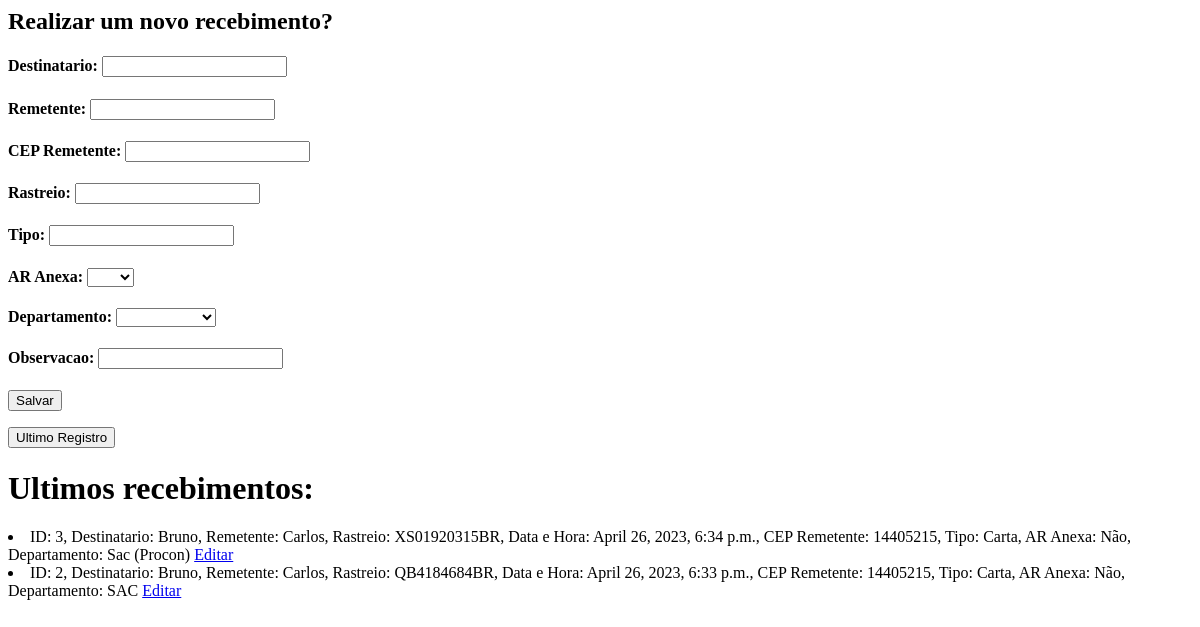
The page /recebimentos/cadastro/ on the database as committed earlier.
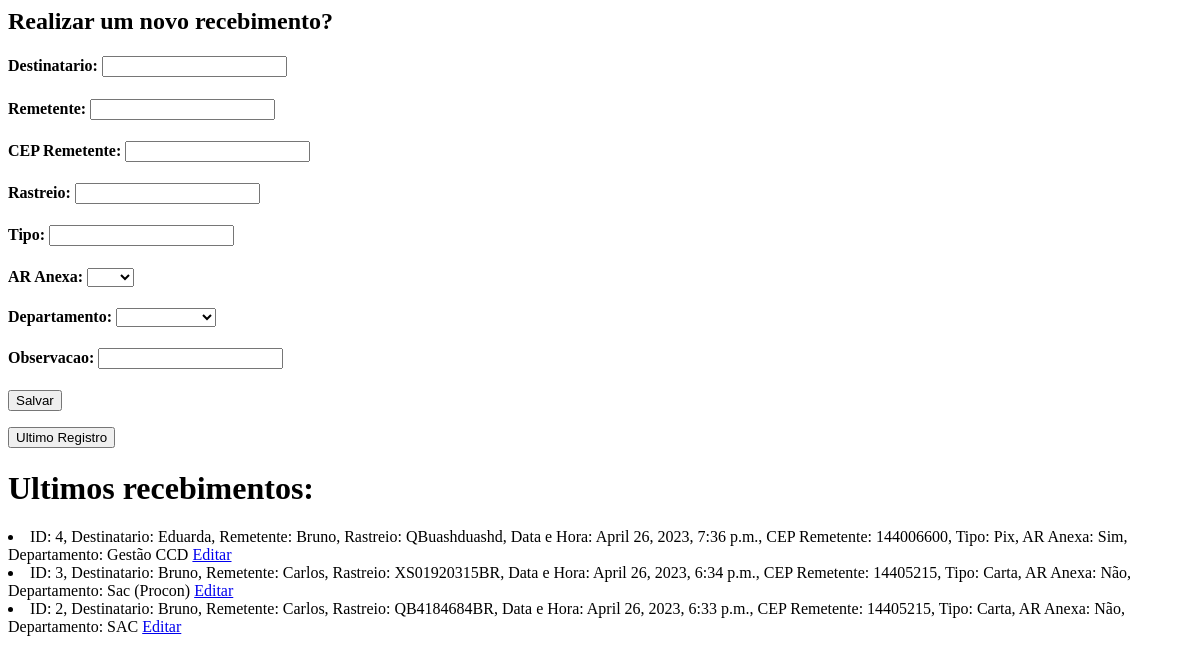
The same page on the database as committed later.
### recebimentos/models.py (models this page shows, shortened)
class Recebidos(models.Model):
    destinatario = models.CharField(max_length=100, null=False)
    tipo = models.CharField(max_length=100,null=True)
    remetente = models.CharField(max_length=100,null=True)
    cep_remetente = models.CharField(max_length=100,null=True)
    rastreio = models.CharField(max_length=100,null=True, unique=True, blank=True)
    ar_anexa = models.CharField(max_length=100,null=True)
    departamento = models.ForeignKey(Setores, on_delete=models.PROTECT)
    data_recebimento = models.DateTimeField (default=timezone.now, blank=True)
    data_att = models.DateTimeField(null=True)
    status = models.CharField(max_length=100,null=True)
    forma_entrega = models.CharField(max_length=100,null=True)
    data_entrega = models.DateField(blank=True, null=True)
    observacao = models.CharField(max_length=200, blank=True, null=True)

class Setores(models.Model):
    departamento = models.CharField(max_length=100,null=True,blank=False, unique=True)
    def __str__(self):
        return self.departamento

### recebimentos/views.py (the view)
# urls.py: path('cadastro/', include('cadastros.urls')),
def cadastro(request):
    ultimos_registros = Recebidos.objects.all().order_by('-id')[:3]
    ultimo_registro = Recebidos.objects.all().last()
    dep = Setores.objects.all()
    return render(request, 'cadastro.html', {'ultimos_registros': ultimos_registros, 'ultimo_registro': ultimo_registro, 'dep':dep})

### recebimentos/templates/cadastro.html (shortened to what this page needs)
<body>
    <h2>Realizar um novo recebimento? </h2>
    <form action="{% url 'salvar_recebimento' %}" method="POST">
        <h4>Destinatario: <input id='dest' type="text" name="destinatario"></h4>
        <h4>Remetente: <input id='rem' type="text" name="remetente"></h4>
        <h4>CEP Remetente: <input id='cep' type="text" name="cep_remetente"></h4>
        <h4>Rastreio: <input id="rast" type="text" name="rastreio"></h4>
        <h4>Tipo: <input id='tip' type="text" name="tipo"></h4>
        <h4>AR Anexa: <select id='ar' name="ar_anexa">
                        <option value=""> </option>
                        <option value="Não"> Não </option>
                    </select>
        </h4>
        <h4>Departamento: <select id='dep' name="departamento" required></h4>
            <option value=""> </option>
            {% for deps in dep %}
                <option value="{{deps.departamento}}"> {{deps.departamento}} </option>
            {% endfor %}
        <h4>Observacao: <input id='ob' type="text" name="obs"></h4>
        <button type="submit">Salvar</button>
    </form>
    <button onclick="ultimo()">Ultimo Registro</button>
    <h1>Ultimos recebimentos:</h1>
    {% for recebido in ultimos_registros  %}
        <li> ID: {{ recebido.id }}, Destinatario: {{recebido.destinatario}}, Remetente: {{recebido.remetente}}, Rastreio: {{recebido.rastreio}}, Data e Hora: {{recebido.data_recebimento}},
            CEP Remetente: {{recebido.cep_remetente}}, Tipo: {{recebido.tipo}}, AR Anexa: {{recebido.ar_anexa}}, Departamento: {{recebido.departamento}}
        <a href="{% url 'detalhe_recebimento' recebido.id %}">Editar</a>
        </li>
    {% endfor %}
    <br/>
</body>

Rows that differ between the two databases and show on the page:
added Recebidos: id "4", destinatario "Eduarda", remetente "Bruno", rastreio "QBuashduashd", data_recebimento "April 26, 2023, 7:36 p.m.", cep_remetente "144006600", tipo "Pix", ar_anexa "Sim", departamento "Gestão CCD"
